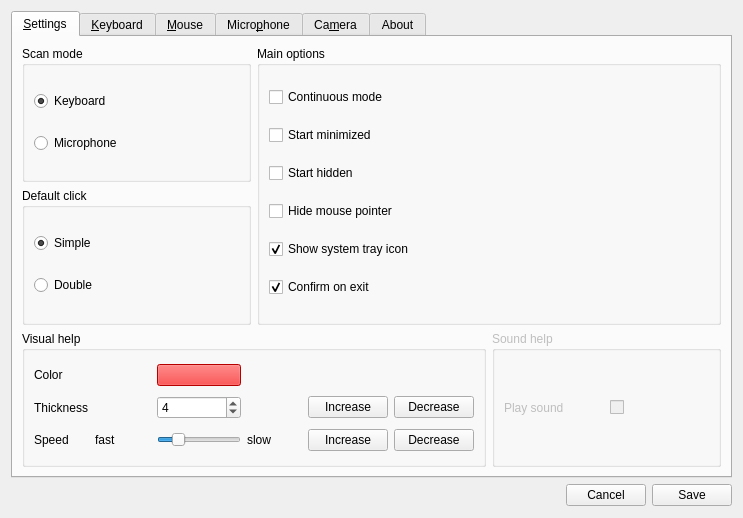
<?xml version="1.0" encoding="UTF-8"?>
<ui version="4.0">
 <class>ConfWidget</class>
 <widget class="QWidget" name="ConfWidget">
  <property name="windowModality">
   <enum>Qt::NonModal</enum>
  </property>
  <property name="geometry">
   <rect>
    <x>0</x>
    <y>0</y>
    <width>743</width>
    <height>500</height>
   </rect>
  </property>
  <property name="sizePolicy">
   <sizepolicy hsizetype="Preferred" vsizetype="Minimum">
    <horstretch>0</horstretch>
    <verstretch>0</verstretch>
   </sizepolicy>
  </property>
  <property name="windowTitle">
   <string>Settings</string>
  </property>
  <property name="windowIcon">
   <iconset resource="nadir.qrc">
    <normaloff>:/images/images/nadir.png</normaloff>:/images/images/nadir.png</iconset>
  </property>
  <layout class="QGridLayout" name="gridLayout_6">
   <item row="1" column="2">
    <widget class="QPushButton" name="saveButton">
     <property name="sizePolicy">
      <sizepolicy hsizetype="Fixed" vsizetype="Fixed">
       <horstretch>0</horstretch>
       <verstretch>0</verstretch>
      </sizepolicy>
     </property>
     <property name="text">
      <string>Save</string>
     </property>
    </widget>
   </item>
   <item row="1" column="0">
    <spacer name="horizontalSpacer">
     <property name="orientation">
      <enum>Qt::Horizontal</enum>
     </property>
     <property name="sizeHint" stdset="0">
      <size>
       <width>544</width>
       <height>23</height>
      </size>
     </property>
    </spacer>
   </item>
   <item row="1" column="1">
    <widget class="QPushButton" name="cancelButton">
     <property name="sizePolicy">
      <sizepolicy hsizetype="Fixed" vsizetype="Fixed">
       <horstretch>0</horstretch>
       <verstretch>0</verstretch>
      </sizepolicy>
     </property>
     <property name="text">
      <string>Cancel</string>
     </property>
    </widget>
   </item>
   <item row="0" column="0" colspan="3">
    <widget class="QTabWidget" name="tabWidget">
     <property name="enabled">
      <bool>true</bool>
     </property>
     <property name="styleSheet">
      <string notr="true"/>
     </property>
     <property name="currentIndex">
      <number>0</number>
     </property>
     <property name="iconSize">
      <size>
       <width>32</width>
       <height>32</height>
      </size>
     </property>
     <widget class="QWidget" name="mainTab">
      <attribute name="icon">
       <iconset resource="nadir.qrc">
        <normaloff>:/images/images/preferences.svg</normaloff>:/images/images/preferences.svg</iconset>
      </attribute>
      <attribute name="title">
       <string>&amp;Settings</string>
      </attribute>
      <layout class="QGridLayout" name="gridLayout">
       <item row="0" column="1" rowspan="2" colspan="2">
        <widget class="QGroupBox" name="groupBox_3">
         <property name="font">
          <font>
           <italic>false</italic>
          </font>
         </property>
         <property name="title">
          <string>Main options</string>
         </property>
         <layout class="QGridLayout" name="gridLayout_9">
          <item row="6" column="0">
           <widget class="QCheckBox" name="confirmOnExitBox">
            <property name="text">
             <string>Confirm on exit</string>
            </property>
            <property name="checked">
             <bool>true</bool>
            </property>
           </widget>
          </item>
          <item row="1" column="0">
           <widget class="QCheckBox" name="continuousBox">
            <property name="text">
             <string>Continuous mode</string>
            </property>
            <property name="checked">
             <bool>false</bool>
            </property>
           </widget>
          </item>
          <item row="4" column="0">
           <widget class="QCheckBox" name="hidePointerBox">
            <property name="text">
             <string>Hide mouse pointer</string>
            </property>
           </widget>
          </item>
          <item row="2" column="0">
           <widget class="QCheckBox" name="minimizedBox">
            <property name="autoFillBackground">
             <bool>false</bool>
            </property>
            <property name="text">
             <string>Start minimized</string>
            </property>
           </widget>
          </item>
          <item row="3" column="0">
           <widget class="QCheckBox" name="hiddenBox">
            <property name="text">
             <string>Start hidden</string>
            </property>
           </widget>
          </item>
          <item row="5" column="0" colspan="2">
           <widget class="QCheckBox" name="systrayBox">
            <property name="text">
             <string>Show system tray icon</string>
            </property>
            <property name="checked">
             <bool>true</bool>
            </property>
           </widget>
          </item>
         </layout>
        </widget>
       </item>
       <item row="2" column="0" colspan="2">
        <widget class="QGroupBox" name="groupBox">
         <property name="font">
          <font>
           <italic>false</italic>
          </font>
         </property>
         <property name="title">
          <string>Visual help</string>
         </property>
         <layout class="QGridLayout" name="gridLayout_7">
          <item row="0" column="0">
           <widget class="QLabel" name="label_11">
            <property name="enabled">
             <bool>true</bool>
            </property>
            <property name="text">
             <string>Color</string>
            </property>
           </widget>
          </item>
          <item row="1" column="0">
           <widget class="QLabel" name="label_12">
            <property name="text">
             <string>Thickness</string>
            </property>
           </widget>
          </item>
          <item row="2" column="0">
           <widget class="QLabel" name="label_13">
            <property name="text">
             <string>Speed</string>
            </property>
           </widget>
          </item>
          <item row="2" column="1">
           <widget class="QLabel" name="label_15">
            <property name="text">
             <string>fast</string>
            </property>
           </widget>
          </item>
          <item row="2" column="2">
           <widget class="QSlider" name="speedSlider">
            <property name="sizePolicy">
             <sizepolicy hsizetype="Fixed" vsizetype="Fixed">
              <horstretch>0</horstretch>
              <verstretch>0</verstretch>
             </sizepolicy>
            </property>
            <property name="minimum">
             <number>5</number>
            </property>
            <property name="maximum">
             <number>80</number>
            </property>
            <property name="singleStep">
             <number>5</number>
            </property>
            <property name="value">
             <number>20</number>
            </property>
            <property name="orientation">
             <enum>Qt::Horizontal</enum>
            </property>
           </widget>
          </item>
          <item row="2" column="3">
           <widget class="QLabel" name="label_17">
            <property name="layoutDirection">
             <enum>Qt::RightToLeft</enum>
            </property>
            <property name="text">
             <string>slow</string>
            </property>
           </widget>
          </item>
          <item row="1" column="5">
           <widget class="QPushButton" name="thickDownButton">
            <property name="text">
             <string>Decrease</string>
            </property>
           </widget>
          </item>
          <item row="1" column="4">
           <widget class="QPushButton" name="thickUpButton">
            <property name="text">
             <string>Increase</string>
            </property>
           </widget>
          </item>
          <item row="1" column="2">
           <widget class="QSpinBox" name="thickBox">
            <property name="minimum">
             <number>2</number>
            </property>
            <property name="maximum">
             <number>30</number>
            </property>
            <property name="singleStep">
             <number>2</number>
            </property>
            <property name="value">
             <number>4</number>
            </property>
           </widget>
          </item>
          <item row="2" column="5">
           <widget class="QPushButton" name="speedDownButton">
            <property name="text">
             <string>Decrease</string>
            </property>
           </widget>
          </item>
          <item row="2" column="4">
           <widget class="QPushButton" name="speedUpButton">
            <property name="text">
             <string>Increase</string>
            </property>
           </widget>
          </item>
          <item row="0" column="2">
           <widget class="QPushButton" name="colorButton">
            <property name="styleSheet">
             <string notr="true">background-color: rgb(255, 0, 0);</string>
            </property>
            <property name="text">
             <string/>
            </property>
           </widget>
          </item>
         </layout>
        </widget>
       </item>
       <item row="2" column="2">
        <widget class="QGroupBox" name="groupBox_2">
         <property name="enabled">
          <bool>false</bool>
         </property>
         <property name="font">
          <font>
           <italic>false</italic>
          </font>
         </property>
         <property name="title">
          <string>Sound help</string>
         </property>
         <layout class="QGridLayout" name="gridLayout_8">
          <item row="0" column="0">
           <widget class="QLabel" name="label_14">
            <property name="text">
             <string>Play sound</string>
            </property>
           </widget>
          </item>
          <item row="0" column="1">
           <widget class="QCheckBox" name="makeSoundBox">
            <property name="text">
             <string/>
            </property>
           </widget>
          </item>
         </layout>
        </widget>
       </item>
       <item row="0" column="0">
        <widget class="QGroupBox" name="groupBox_5">
         <property name="font">
          <font>
           <italic>false</italic>
          </font>
         </property>
         <property name="title">
          <string>Scan mode</string>
         </property>
         <layout class="QVBoxLayout" name="verticalLayout_2">
          <item>
           <widget class="QRadioButton" name="keyMode">
            <property name="text">
             <string>Keyboard</string>
            </property>
            <property name="checked">
             <bool>true</bool>
            </property>
           </widget>
          </item>
          <item>
           <widget class="QRadioButton" name="micMode">
            <property name="text">
             <string>Microphone</string>
            </property>
           </widget>
          </item>
         </layout>
        </widget>
       </item>
       <item row="1" column="0">
        <widget class="QGroupBox" name="groupBox_4">
         <property name="title">
          <string>Default click</string>
         </property>
         <layout class="QVBoxLayout" name="verticalLayout">
          <item>
           <widget class="QRadioButton" name="simpleClickBox">
            <property name="text">
             <string>Simple</string>
            </property>
            <property name="checked">
             <bool>true</bool>
            </property>
           </widget>
          </item>
          <item>
           <widget class="QRadioButton" name="doubleClickBox">
            <property name="text">
             <string>Double</string>
            </property>
           </widget>
          </item>
         </layout>
        </widget>
       </item>
      </layout>
     </widget>
     <widget class="QWidget" name="keyTab">
      <attribute name="icon">
       <iconset resource="nadir.qrc">
        <normaloff>:/images/images/keyboard.svg</normaloff>:/images/images/keyboard.svg</iconset>
      </attribute>
      <attribute name="title">
       <string>&amp;Keyboard</string>
      </attribute>
      <layout class="QGridLayout" name="gridLayout_16">
       <item row="0" column="0" colspan="3">
        <widget class="QLabel" name="label_6">
         <property name="font">
          <font>
           <italic>true</italic>
          </font>
         </property>
         <property name="text">
          <string>Control screen scanner with the keyboard</string>
         </property>
        </widget>
       </item>
       <item row="2" column="0">
        <spacer name="horizontalSpacer_4">
         <property name="orientation">
          <enum>Qt::Horizontal</enum>
         </property>
         <property name="sizeType">
          <enum>QSizePolicy::MinimumExpanding</enum>
         </property>
         <property name="sizeHint" stdset="0">
          <size>
           <width>40</width>
           <height>20</height>
          </size>
         </property>
        </spacer>
       </item>
       <item row="1" column="1">
        <spacer name="verticalSpacer_7">
         <property name="orientation">
          <enum>Qt::Vertical</enum>
         </property>
         <property name="sizeHint" stdset="0">
          <size>
           <width>20</width>
           <height>40</height>
          </size>
         </property>
        </spacer>
       </item>
       <item row="2" column="2">
        <spacer name="horizontalSpacer_5">
         <property name="orientation">
          <enum>Qt::Horizontal</enum>
         </property>
         <property name="sizeType">
          <enum>QSizePolicy::MinimumExpanding</enum>
         </property>
         <property name="sizeHint" stdset="0">
          <size>
           <width>40</width>
           <height>20</height>
          </size>
         </property>
        </spacer>
       </item>
       <item row="4" column="1">
        <spacer name="verticalSpacer">
         <property name="orientation">
          <enum>Qt::Vertical</enum>
         </property>
         <property name="sizeHint" stdset="0">
          <size>
           <width>20</width>
           <height>40</height>
          </size>
         </property>
        </spacer>
       </item>
       <item row="2" column="1">
        <widget class="QGroupBox" name="keyGroupBox">
         <property name="title">
          <string>Used key</string>
         </property>
         <layout class="QGridLayout" name="gridLayout_4">
          <item row="0" column="0">
           <widget class="QLabel" name="keySymLabel">
            <property name="enabled">
             <bool>true</bool>
            </property>
            <property name="text">
             <string>Symbol</string>
            </property>
           </widget>
          </item>
          <item row="0" column="1">
           <widget class="QLineEdit" name="keySymField">
            <property name="enabled">
             <bool>true</bool>
            </property>
            <property name="minimumSize">
             <size>
              <width>239</width>
              <height>0</height>
             </size>
            </property>
            <property name="focusPolicy">
             <enum>Qt::NoFocus</enum>
            </property>
            <property name="text">
             <string>ANY</string>
            </property>
            <property name="alignment">
             <set>Qt::AlignCenter</set>
            </property>
            <property name="readOnly">
             <bool>true</bool>
            </property>
           </widget>
          </item>
          <item row="1" column="0">
           <widget class="QLabel" name="keyCodeLabel">
            <property name="enabled">
             <bool>true</bool>
            </property>
            <property name="text">
             <string>Code</string>
            </property>
           </widget>
          </item>
          <item row="1" column="1">
           <widget class="QLineEdit" name="keyCodeField">
            <property name="enabled">
             <bool>true</bool>
            </property>
            <property name="focusPolicy">
             <enum>Qt::NoFocus</enum>
            </property>
            <property name="text">
             <string>ANY</string>
            </property>
            <property name="alignment">
             <set>Qt::AlignCenter</set>
            </property>
            <property name="readOnly">
             <bool>true</bool>
            </property>
           </widget>
          </item>
          <item row="2" column="0" colspan="2">
           <widget class="QPushButton" name="changeKeyButton">
            <property name="text">
             <string>Change</string>
            </property>
           </widget>
          </item>
         </layout>
        </widget>
       </item>
       <item row="3" column="1">
        <widget class="QLabel" name="pressKeyLabel">
         <property name="text">
          <string>Press a key...</string>
         </property>
         <property name="alignment">
          <set>Qt::AlignCenter</set>
         </property>
        </widget>
       </item>
      </layout>
     </widget>
     <widget class="QWidget" name="mouseTab">
      <attribute name="icon">
       <iconset resource="nadir.qrc">
        <normaloff>:/images/images/mouse.svg</normaloff>:/images/images/mouse.svg</iconset>
      </attribute>
      <attribute name="title">
       <string>&amp;Mouse</string>
      </attribute>
      <layout class="QGridLayout" name="gridLayout_5">
       <item row="1" column="0" colspan="2">
        <widget class="QLabel" name="label_7">
         <property name="font">
          <font>
           <italic>true</italic>
          </font>
         </property>
         <property name="text">
          <string>Control screen scanner with the mouse</string>
         </property>
        </widget>
       </item>
       <item row="3" column="0">
        <spacer name="verticalSpacer_2">
         <property name="orientation">
          <enum>Qt::Vertical</enum>
         </property>
         <property name="sizeHint" stdset="0">
          <size>
           <width>20</width>
           <height>40</height>
          </size>
         </property>
        </spacer>
       </item>
       <item row="2" column="0">
        <widget class="QLabel" name="label_3">
         <property name="enabled">
          <bool>true</bool>
         </property>
         <property name="text">
          <string>Button to use</string>
         </property>
        </widget>
       </item>
       <item row="2" column="2">
        <spacer name="horizontalSpacer_2">
         <property name="orientation">
          <enum>Qt::Horizontal</enum>
         </property>
         <property name="sizeHint" stdset="0">
          <size>
           <width>40</width>
           <height>20</height>
          </size>
         </property>
        </spacer>
       </item>
      </layout>
     </widget>
     <widget class="QWidget" name="micTab">
      <attribute name="icon">
       <iconset resource="nadir.qrc">
        <normaloff>:/images/images/audio-input-microphone.svg</normaloff>:/images/images/audio-input-microphone.svg</iconset>
      </attribute>
      <attribute name="title">
       <string>Micro&amp;phone</string>
      </attribute>
      <layout class="QGridLayout" name="gridLayout_14">
       <item row="1" column="0">
        <widget class="QStackedWidget" name="micWidget">
         <property name="acceptDrops">
          <bool>true</bool>
         </property>
         <property name="autoFillBackground">
          <bool>false</bool>
         </property>
         <property name="currentIndex">
          <number>0</number>
         </property>
         <widget class="QWidget" name="page">
          <layout class="QGridLayout" name="gridLayout_15">
           <item row="0" column="1">
            <spacer name="verticalSpacer_3">
             <property name="orientation">
              <enum>Qt::Vertical</enum>
             </property>
             <property name="sizeHint" stdset="0">
              <size>
               <width>216</width>
               <height>100</height>
              </size>
             </property>
            </spacer>
           </item>
           <item row="1" column="1" colspan="2">
            <widget class="QLabel" name="label_10">
             <property name="font">
              <font>
               <weight>75</weight>
               <bold>true</bold>
              </font>
             </property>
             <property name="text">
              <string>Microphone is disabled</string>
             </property>
            </widget>
           </item>
           <item row="2" column="1" colspan="2">
            <widget class="QLabel" name="label_24">
             <property name="text">
              <string/>
             </property>
            </widget>
           </item>
           <item row="3" column="1" colspan="2">
            <widget class="QLabel" name="label_18">
             <property name="text">
              <string>In order to enable the microphone, please follow these steps:</string>
             </property>
            </widget>
           </item>
           <item row="4" column="0">
            <spacer name="horizontalSpacer_15">
             <property name="orientation">
              <enum>Qt::Horizontal</enum>
             </property>
             <property name="sizeHint" stdset="0">
              <size>
               <width>191</width>
               <height>20</height>
              </size>
             </property>
            </spacer>
           </item>
           <item row="4" column="1" colspan="2">
            <widget class="QLabel" name="label_19">
             <property name="text">
              <string>   - Selet Microphone option in Settings tab</string>
             </property>
            </widget>
           </item>
           <item row="4" column="3">
            <spacer name="horizontalSpacer_16">
             <property name="orientation">
              <enum>Qt::Horizontal</enum>
             </property>
             <property name="sizeHint" stdset="0">
              <size>
               <width>190</width>
               <height>20</height>
              </size>
             </property>
            </spacer>
           </item>
           <item row="5" column="1" colspan="2">
            <widget class="QLabel" name="label_23">
             <property name="text">
              <string>   - Click Save button</string>
             </property>
            </widget>
           </item>
           <item row="9" column="2">
            <spacer name="verticalSpacer_6">
             <property name="orientation">
              <enum>Qt::Vertical</enum>
             </property>
             <property name="sizeHint" stdset="0">
              <size>
               <width>111</width>
               <height>99</height>
              </size>
             </property>
            </spacer>
           </item>
           <item row="7" column="1" colspan="2">
            <widget class="QLabel" name="label_25">
             <property name="text">
              <string>In order to configure the microphone, go to the Microphone tab</string>
             </property>
            </widget>
           </item>
           <item row="6" column="1" colspan="2">
            <widget class="QLabel" name="label_26">
             <property name="text">
              <string/>
             </property>
            </widget>
           </item>
           <item row="8" column="1">
            <widget class="QLabel" name="label_27">
             <property name="text">
              <string>once you have made the previous steps.</string>
             </property>
            </widget>
           </item>
          </layout>
         </widget>
         <widget class="QWidget" name="page_2">
          <layout class="QGridLayout" name="gridLayout_13">
           <item row="0" column="0" colspan="5">
            <widget class="QLabel" name="label_4">
             <property name="font">
              <font>
               <weight>50</weight>
               <italic>true</italic>
               <bold>false</bold>
              </font>
             </property>
             <property name="text">
              <string>Control screen scanner with sound</string>
             </property>
            </widget>
           </item>
           <item row="1" column="0" rowspan="2">
            <spacer name="verticalSpacer_5">
             <property name="orientation">
              <enum>Qt::Vertical</enum>
             </property>
             <property name="sizeHint" stdset="0">
              <size>
               <width>20</width>
               <height>381</height>
              </size>
             </property>
            </spacer>
           </item>
           <item row="1" column="1" rowspan="2">
            <spacer name="horizontalSpacer_10">
             <property name="orientation">
              <enum>Qt::Horizontal</enum>
             </property>
             <property name="sizeHint" stdset="0">
              <size>
               <width>40</width>
               <height>20</height>
              </size>
             </property>
            </spacer>
           </item>
           <item row="1" column="2">
            <widget class="QWidget" name="widget" native="true">
             <property name="layoutDirection">
              <enum>Qt::LeftToRight</enum>
             </property>
             <layout class="QGridLayout" name="gridLayout_2">
              <item row="0" column="0">
               <spacer name="horizontalSpacer_5a">
                <property name="orientation">
                 <enum>Qt::Horizontal</enum>
                </property>
                <property name="sizeHint" stdset="0">
                 <size>
                  <width>40</width>
                  <height>20</height>
                 </size>
                </property>
               </spacer>
              </item>
              <item row="0" column="2">
               <spacer name="horizontalSpacer_6a">
                <property name="orientation">
                 <enum>Qt::Horizontal</enum>
                </property>
                <property name="sizeHint" stdset="0">
                 <size>
                  <width>40</width>
                  <height>20</height>
                 </size>
                </property>
               </spacer>
              </item>
              <item row="0" column="1">
               <widget class="QSlider" name="audioSlider">
                <property name="value">
                 <number>20</number>
                </property>
                <property name="orientation">
                 <enum>Qt::Vertical</enum>
                </property>
               </widget>
              </item>
              <item row="1" column="0" colspan="3">
               <widget class="QLabel" name="label">
                <property name="text">
                 <string>Minimum threshold</string>
                </property>
                <property name="alignment">
                 <set>Qt::AlignCenter</set>
                </property>
               </widget>
              </item>
             </layout>
            </widget>
           </item>
           <item row="1" column="3" rowspan="2">
            <spacer name="horizontalSpacer_13">
             <property name="orientation">
              <enum>Qt::Horizontal</enum>
             </property>
             <property name="sizeHint" stdset="0">
              <size>
               <width>61</width>
               <height>381</height>
              </size>
             </property>
            </spacer>
           </item>
           <item row="1" column="4">
            <widget class="QWidget" name="widget_3" native="true">
             <property name="layoutDirection">
              <enum>Qt::LeftToRight</enum>
             </property>
             <layout class="QGridLayout" name="gridLayout_12">
              <item row="0" column="0">
               <spacer name="horizontalSpacer_5b">
                <property name="orientation">
                 <enum>Qt::Horizontal</enum>
                </property>
                <property name="sizeHint" stdset="0">
                 <size>
                  <width>40</width>
                  <height>20</height>
                 </size>
                </property>
               </spacer>
              </item>
              <item row="0" column="2">
               <spacer name="horizontalSpacer_6b">
                <property name="orientation">
                 <enum>Qt::Horizontal</enum>
                </property>
                <property name="sizeHint" stdset="0">
                 <size>
                  <width>40</width>
                  <height>20</height>
                 </size>
                </property>
               </spacer>
              </item>
              <item row="0" column="1">
               <widget class="QSlider" name="waitSlider">
                <property name="toolTip">
                 <string/>
                </property>
                <property name="minimum">
                 <number>100</number>
                </property>
                <property name="maximum">
                 <number>3000</number>
                </property>
                <property name="singleStep">
                 <number>100</number>
                </property>
                <property name="pageStep">
                 <number>100</number>
                </property>
                <property name="value">
                 <number>1000</number>
                </property>
                <property name="orientation">
                 <enum>Qt::Vertical</enum>
                </property>
               </widget>
              </item>
              <item row="1" column="0" colspan="3">
               <widget class="QLabel" name="label_9">
                <property name="text">
                 <string>Waiting time</string>
                </property>
                <property name="alignment">
                 <set>Qt::AlignCenter</set>
                </property>
               </widget>
              </item>
             </layout>
            </widget>
           </item>
           <item row="1" column="5" rowspan="2">
            <spacer name="horizontalSpacer_14">
             <property name="orientation">
              <enum>Qt::Horizontal</enum>
             </property>
             <property name="sizeHint" stdset="0">
              <size>
               <width>62</width>
               <height>381</height>
              </size>
             </property>
            </spacer>
           </item>
           <item row="1" column="6" colspan="3">
            <widget class="QWidget" name="widget_2" native="true">
             <layout class="QGridLayout" name="gridLayout_11">
              <item row="0" column="0">
               <spacer name="horizontalSpacer_7">
                <property name="orientation">
                 <enum>Qt::Horizontal</enum>
                </property>
                <property name="sizeHint" stdset="0">
                 <size>
                  <width>40</width>
                  <height>20</height>
                 </size>
                </property>
               </spacer>
              </item>
              <item row="0" column="2">
               <spacer name="horizontalSpacer_8">
                <property name="orientation">
                 <enum>Qt::Horizontal</enum>
                </property>
                <property name="sizeHint" stdset="0">
                 <size>
                  <width>40</width>
                  <height>20</height>
                 </size>
                </property>
               </spacer>
              </item>
              <item row="0" column="1">
               <widget class="QProgressBar" name="audioBar">
                <property name="minimumSize">
                 <size>
                  <width>15</width>
                  <height>0</height>
                 </size>
                </property>
                <property name="maximumSize">
                 <size>
                  <width>15</width>
                  <height>16777215</height>
                 </size>
                </property>
                <property name="layoutDirection">
                 <enum>Qt::LeftToRight</enum>
                </property>
                <property name="autoFillBackground">
                 <bool>false</bool>
                </property>
                <property name="value">
                 <number>24</number>
                </property>
                <property name="alignment">
                 <set>Qt::AlignCenter</set>
                </property>
                <property name="textVisible">
                 <bool>false</bool>
                </property>
                <property name="orientation">
                 <enum>Qt::Vertical</enum>
                </property>
               </widget>
              </item>
              <item row="1" column="0" colspan="3">
               <widget class="QLabel" name="label_16">
                <property name="text">
                 <string>Sound input</string>
                </property>
                <property name="alignment">
                 <set>Qt::AlignCenter</set>
                </property>
               </widget>
              </item>
             </layout>
            </widget>
           </item>
           <item row="1" column="9">
            <spacer name="horizontalSpacer_11">
             <property name="orientation">
              <enum>Qt::Horizontal</enum>
             </property>
             <property name="sizeHint" stdset="0">
              <size>
               <width>40</width>
               <height>20</height>
              </size>
             </property>
            </spacer>
           </item>
           <item row="2" column="2">
            <widget class="QLabel" name="audioLabel">
             <property name="font">
              <font>
               <italic>true</italic>
              </font>
             </property>
             <property name="text">
              <string>0 dB</string>
             </property>
             <property name="alignment">
              <set>Qt::AlignCenter</set>
             </property>
            </widget>
           </item>
           <item row="2" column="4">
            <widget class="QLabel" name="waitLabel">
             <property name="font">
              <font>
               <italic>true</italic>
              </font>
             </property>
             <property name="layoutDirection">
              <enum>Qt::LeftToRight</enum>
             </property>
             <property name="text">
              <string>1 second(s)</string>
             </property>
             <property name="alignment">
              <set>Qt::AlignCenter</set>
             </property>
            </widget>
           </item>
           <item row="2" column="7">
            <widget class="QFrame" name="audioBox">
             <property name="sizePolicy">
              <sizepolicy hsizetype="Fixed" vsizetype="Fixed">
               <horstretch>20</horstretch>
               <verstretch>20</verstretch>
              </sizepolicy>
             </property>
             <property name="minimumSize">
              <size>
               <width>20</width>
               <height>20</height>
              </size>
             </property>
             <property name="frameShape">
              <enum>QFrame::StyledPanel</enum>
             </property>
             <property name="frameShadow">
              <enum>QFrame::Raised</enum>
             </property>
            </widget>
           </item>
           <item row="2" column="6">
            <spacer name="horizontalSpacer_3">
             <property name="orientation">
              <enum>Qt::Horizontal</enum>
             </property>
             <property name="sizeHint" stdset="0">
              <size>
               <width>40</width>
               <height>20</height>
              </size>
             </property>
            </spacer>
           </item>
           <item row="2" column="8">
            <spacer name="horizontalSpacer_9">
             <property name="orientation">
              <enum>Qt::Horizontal</enum>
             </property>
             <property name="sizeHint" stdset="0">
              <size>
               <width>40</width>
               <height>20</height>
              </size>
             </property>
            </spacer>
           </item>
          </layout>
         </widget>
        </widget>
       </item>
      </layout>
     </widget>
     <widget class="QWidget" name="camTab">
      <attribute name="icon">
       <iconset resource="nadir.qrc">
        <normaloff>:/images/images/camera.svg</normaloff>:/images/images/camera.svg</iconset>
      </attribute>
      <attribute name="title">
       <string>Ca&amp;mera</string>
      </attribute>
      <layout class="QGridLayout" name="gridLayout_3">
       <item row="0" column="0" colspan="3">
        <widget class="QLabel" name="label_5">
         <property name="font">
          <font>
           <italic>true</italic>
          </font>
         </property>
         <property name="text">
          <string>Control screen scanner with body movements</string>
         </property>
        </widget>
       </item>
       <item row="1" column="2" rowspan="5">
        <widget class="QFrame" name="camFrame">
         <property name="enabled">
          <bool>false</bool>
         </property>
         <property name="sizePolicy">
          <sizepolicy hsizetype="Expanding" vsizetype="Expanding">
           <horstretch>0</horstretch>
           <verstretch>0</verstretch>
          </sizepolicy>
         </property>
         <property name="styleSheet">
          <string notr="true">background-color: rgb(50, 50, 50);</string>
         </property>
         <property name="frameShape">
          <enum>QFrame::StyledPanel</enum>
         </property>
         <property name="frameShadow">
          <enum>QFrame::Raised</enum>
         </property>
        </widget>
       </item>
       <item row="2" column="0">
        <widget class="QLabel" name="label_2">
         <property name="text">
          <string>Device</string>
         </property>
        </widget>
       </item>
       <item row="3" column="0" colspan="2">
        <widget class="QLabel" name="label_22">
         <property name="text">
          <string>Threshold</string>
         </property>
        </widget>
       </item>
       <item row="5" column="0">
        <spacer name="verticalSpacer_4">
         <property name="orientation">
          <enum>Qt::Vertical</enum>
         </property>
         <property name="sizeHint" stdset="0">
          <size>
           <width>20</width>
           <height>40</height>
          </size>
         </property>
        </spacer>
       </item>
       <item row="4" column="0" colspan="2">
        <widget class="QSlider" name="camSlider">
         <property name="value">
          <number>15</number>
         </property>
         <property name="orientation">
          <enum>Qt::Horizontal</enum>
         </property>
        </widget>
       </item>
      </layout>
     </widget>
     <widget class="QWidget" name="aboutTab">
      <attribute name="icon">
       <iconset resource="nadir.qrc">
        <normaloff>:/images/images/about.svg</normaloff>:/images/images/about.svg</iconset>
      </attribute>
      <attribute name="title">
       <string>About</string>
      </attribute>
      <layout class="QGridLayout" name="gridLayout_10">
       <item row="0" column="1">
        <widget class="QLabel" name="aboutLabel">
         <property name="text">
          <string>    Nadir. Multimodal screen scanner.

    http://sourceforge.net/projects/nadir/

    Copyright (C) 2009-2012 Juan Roldán Ruiz &lt;juan.roldan@gmail.com&gt;

    This program is free software: you can redistribute it and/or modify
    it under the terms of the GNU General Public License as published by
    the Free Software Foundation, either version 3 of the License, or
    (at your option) any later version.

    This program is distributed in the hope that it will be useful,
    but WITHOUT ANY WARRANTY; without even the implied warranty of
    MERCHANTABILITY or FITNESS FOR A PARTICULAR PURPOSE.  See the
    GNU General Public License for more details.

    You should have received a copy of the GNU General Public License
    along with this program.  If not, see &lt;http://www.gnu.org/licenses/&gt;.</string>
         </property>
        </widget>
       </item>
       <item row="0" column="0">
        <spacer name="horizontalSpacer_6">
         <property name="orientation">
          <enum>Qt::Horizontal</enum>
         </property>
         <property name="sizeHint" stdset="0">
          <size>
           <width>40</width>
           <height>20</height>
          </size>
         </property>
        </spacer>
       </item>
       <item row="0" column="2">
        <spacer name="horizontalSpacer_12">
         <property name="orientation">
          <enum>Qt::Horizontal</enum>
         </property>
         <property name="sizeHint" stdset="0">
          <size>
           <width>40</width>
           <height>20</height>
          </size>
         </property>
        </spacer>
       </item>
      </layout>
     </widget>
    </widget>
   </item>
  </layout>
 </widget>
 <resources>
  <include location="nadir.qrc"/>
 </resources>
 <connections>
  <connection>
   <sender>thickUpButton</sender>
   <signal>clicked()</signal>
   <receiver>thickBox</receiver>
   <slot>stepUp()</slot>
   <hints>
    <hint type="sourcelabel">
     <x>394</x>
     <y>438</y>
    </hint>
    <hint type="destinationlabel">
     <x>249</x>
     <y>438</y>
    </hint>
   </hints>
  </connection>
  <connection>
   <sender>thickDownButton</sender>
   <signal>clicked()</signal>
   <receiver>thickBox</receiver>
   <slot>stepDown()</slot>
   <hints>
    <hint type="sourcelabel">
     <x>485</x>
     <y>438</y>
    </hint>
    <hint type="destinationlabel">
     <x>249</x>
     <y>438</y>
    </hint>
   </hints>
  </connection>
 </connections>
</ui>
